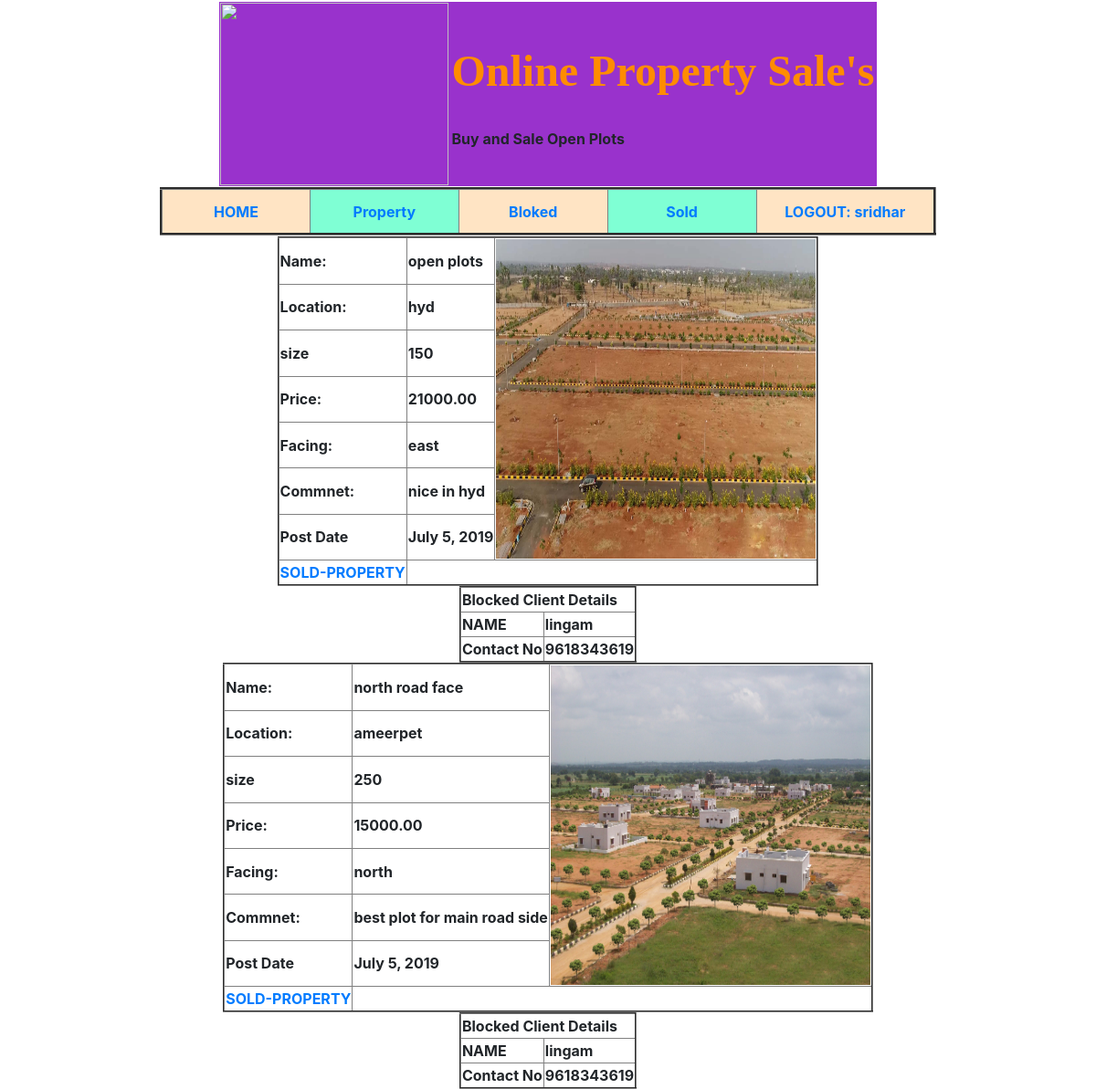
Page /osagent/block/ (signed in) on the committed database.
### os_agent/models.py (models this page shows)
class Blockproperty(models.Model):
    no=models.AutoField(primary_key=True)
    property_no=models.ForeignKey(Property,on_delete=models.CASCADE)
    block_date=models.DateField(auto_now_add=True)
    client_un=models.ForeignKey(Client,on_delete=models.CASCADE)

class Property(models.Model):
    no=models.AutoField(primary_key=True)
    agent=models.ForeignKey(Agent,on_delete=models.CASCADE)
    name=models.CharField(max_length=50)
    location=models.CharField(max_length=50)
    photo=models.ImageField(upload_to='property/')
    size=models.CharField(max_length=50)
    price=models.CharField(max_length=50)
    facing=models.CharField(max_length=50)
    status=models.CharField(max_length=50)
    comment=models.CharField(max_length=50)
    add_date=models.DateField(auto_now_add=True)
    sold_date=models.DateField(auto_now_add=True)

### os_client/models.py (models this page shows)
class Client(models.Model):
    name=models.CharField(max_length=30)
    contact_no=models.IntegerField()
    photo=models.ImageField(upload_to='client/')
    address=models.TextField()
    client_un=models.CharField(max_length=30,primary_key=True)
    client_pwd=models.CharField(max_length=30)
    otp=models.IntegerField()

### os_agent/views.py (the view)
# urls.py: path('block/',views.blockproperty),
def blockproperty(request):
    uname = request.session['username']
    qs = Property.objects.filter(agent_id=uname,status='post')
    list = []
    for x in qs:
        list.append(Blockproperty.objects.filter(property_no_id=x.no))
    return render(request, 'os_agent_templates/os_agent_blocked.html',{"data":list})

### templates/os_agent_templates/os_agent_blocked.html (shortened to what this page needs)
{% load staticfiles %}
{% if request.session.status %}
<!doctype html>
<html lang="en">
  <head>
    <link rel="stylesheet" href="https://stackpath.bootstrapcdn.com/bootstrap/4.3.1/css/bootstrap.min.css">
  </head>
  <body>
<table align="center">
    <tr>
        <th>{% include 'os_agent_templates/os_agent_menu.html' %}</th>
    </tr>
</table>
        {%  if data %}
            {%  for y in data %}
                {% for x in y %}
                <table align="center" border="2">
                <tr><th>Name:</th><th>{{ x.property_no.name }}</th><th rowspan="7"><img src="{{ x.property_no.photo.url }}" width="350"height="350"></th></tr>
                    <tr><th>Location:</th><th>{{ x.property_no.location }}</th></tr>
                    <tr><th>size</th><th>{{ x.property_no.size }}</th></tr>
                    <tr><th>Price:</th><th>{{ x.property_no.price }}</th></tr>
                    <tr><th>Facing:</th><th>{{ x.property_no.facing }}</th></tr>
                    <tr><th>Commnet:</th><th>{{ x.property_no.comment }}</th></tr>
                    <tr><th>Post Date</th><th>{{ x.property_no.add_date }}</th></tr>
                        <tr><th>
                            <div style="text-align: center;">
                                <a href="/osagent/sold/?no={{ x.property_no.no }}&cun={{ x.client_un.name }}">
                                       SOLD-PROPERTY
                                </a>
                            </div>
                        </th></tr>
                </table>
                <table align="center" border="2">
                    <tr><th colspan="2">Blocked Client Details</th></tr>
                    <tr>
                        <th>NAME</th>
                        <th>{{ x.client_un.name }}</th>
                    </tr>
                    <tr>
                        <th>Contact No</th>
                        <th>{{ x.client_un.contact_no }}</th>
                    </tr>
                </table>
                    {% endfor %}
                {% endfor %}
            {% else %}
                    <span style="color: red; font-size: small;text-align: center "><h2>No Blocked Plots</h2></span>
            {% endif %}
  </body>
</html>
{% else %}
    <center>
        <font color="red" size="5" face="Arial">
            <h1>Please Login</h1>
        </font>
    </center>
{% endif %}

### templates/os_agent_templates/os_agent_menu.html (shortened to what this page needs)
{% load staticfiles %}
<!doctype html>
<html lang="en">
  <head>
    <link rel="stylesheet" href="https://stackpath.bootstrapcdn.com/bootstrap/4.3.1/css/bootstrap.min.css">
  </head>
  <body>
<table align="center">
    <tr>
        <th>
            {% include 'os_main_templates/main_title.html' %}
        </th>
    </tr>
</table>
<table align="center" border="3" width="850">
    <tr align="center">
        <th bgcolor="#ffe4c4" width="100" height="50">
            <a href="/osagent/agentwelcome/">HOME</a></th>
        <th bgcolor="#7fffd4" width="100" height="50">
            <a href="/osagent/agentproperty/">Property</a></th>
        <th bgcolor="#ffe4c4" width="100" height="50">
            <a href="/osagent/block/">Bloked</a>  </th>
        <th bgcolor="#7fffd4" width="100" height="50">
            <a href="/osagent/viewsold/"> Sold</a></th>
        <th bgcolor="#ffe4c4" width="120" height="50">
            <a href="/osagent/agenthome/">LOGOUT:
            {{ request.session.username }}
            </a></th>
    </tr>
</table>
  </body>
</html>

### templates/os_main_templates/main_title.html (shortened to what this page needs)
{% load staticfiles %}
<html lang="en">
  <head>
    <link rel="stylesheet" href="https://stackpath.bootstrapcdn.com/bootstrap/4.3.1/css/bootstrap.min.css">
  </head>
  <body>
<table align="center" bgcolor="#9932cc">
    <tr>
        <th><img src="{% static 'images/icon.png' %}" width="250" height="200"></th>
        <th>
            <table align="center">
                <tr>
            <th>
                <font face="Arial black" size="8" color="#ff8c00">
                Online Property Sale's
                </font>
            </th>
                </tr>
                <tr>
                    <th color="#faebd7">
                    <marquee><br>
                    Buy and Sale Open Plots
                    </marquee>
                    </th>
                </tr>
            </table>
    </tr>
</table>
  </body>
</html>

### rows in the picture
Blockproperty: property_no.name "open plots", property_no.photo (picture), property_no.location "hyd", property_no.size "150", property_no.price "21000.00", property_no.facing "east", property_no.comment "nice in hyd", property_no.add_date "July 5, 2019", client_un.name "lingam", client_un.contact_no "9618343619"
Blockproperty: property_no.name "north road face", property_no.photo (picture), property_no.location "ameerpet", property_no.size "250", property_no.price "15000.00", property_no.facing "north", property_no.comment "best plot for main road side", property_no.add_date "July 5, 2019", client_un.name "lingam", client_un.contact_no "9618343619"

### other values in the picture
{{ request.session.username }} "sridhar"
